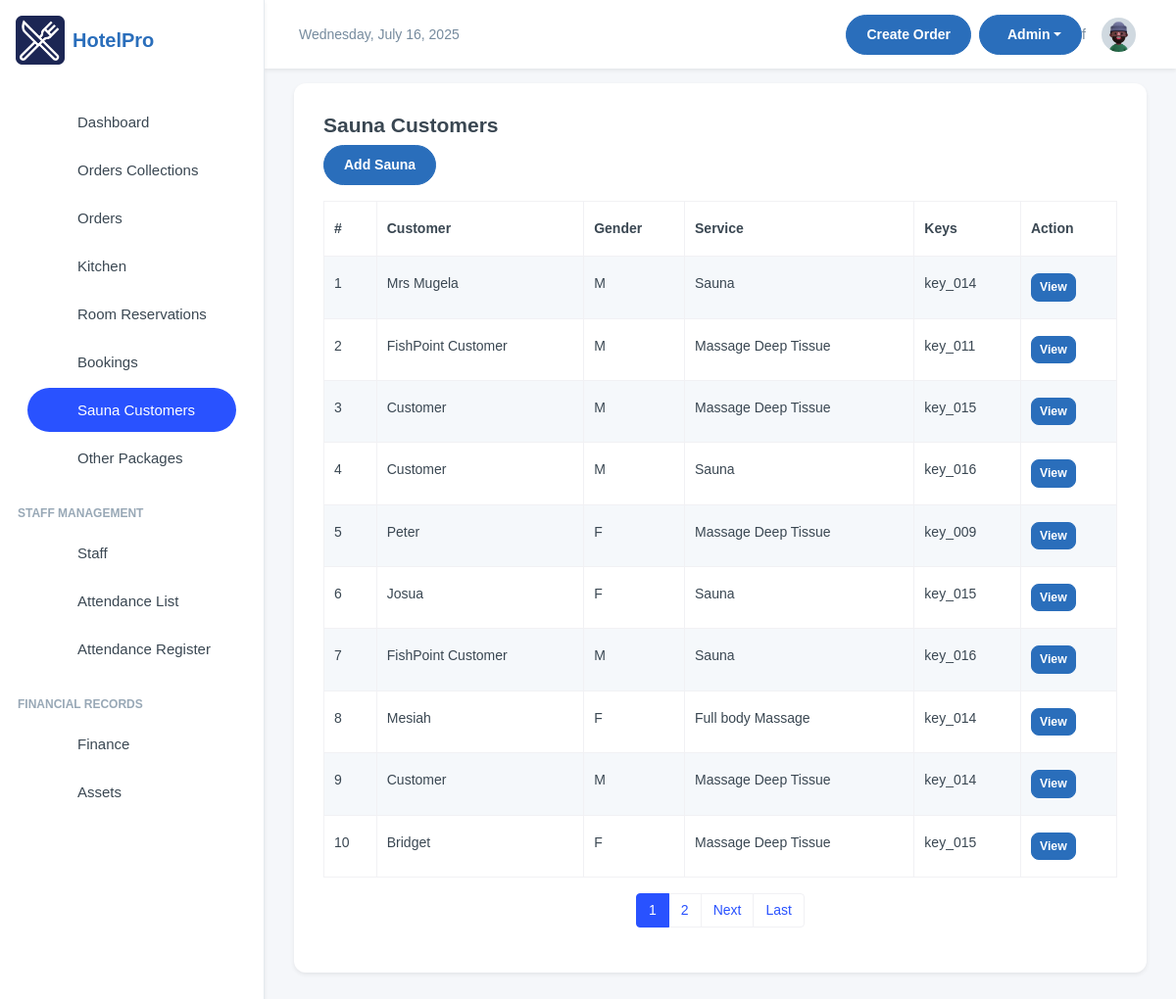
The app's page /room_bookings/sauna_customers/ (signed in) with its own data.
### room_bookings/models.py (models this page shows, shortened)
class SaunaUser(models.Model):
    KEY_CHOICES = [
        (f"key_{str(i).zfill(3)}", f"key_{str(i).zfill(3)}") for i in range(1, 17)
    ]
    GENDER_CHOICES = [
        ('M', 'Male'),
        ('F', 'Female'),
    ]
    PAY_MODE = (
        ("NO PAYMENT", "NO PAYMENT"),
        ("CASH", "CASH"),
        ("MOMO PAY", "MOMO PAY"),
        ("AIRTEL PAY", "AIRTEL PAY"),
        ("ON ACCOMMODATION", "ON ACCOMMODATION"),
    )
    random_id = models.CharField(max_length=6, unique=True, editable=False, default=generate_random_id)
    customer_name = models.CharField(max_length=100)
    gender = models.CharField(max_length=1, choices=GENDER_CHOICES)
    service = models.ForeignKey(Sauna_services, on_delete=models.CASCADE)
    keys = models.CharField(max_length=100, choices=KEY_CHOICES)
    price = models.IntegerField(blank=True, null=True, editable=False)
    payment_mode = models.CharField(
         max_length=20, choices=PAY_MODE, default="NO PAYMENT")
    transaction_id = models.CharField(
        blank=True, null=True, max_length=100, help_text="Transaction ID / Invoice Number")
    created_by = models.ForeignKey(
        User, on_delete=models.SET_NULL, null=True, blank=True)
    order_date = models.DateTimeField(auto_now_add=True, blank=True, null=True)

class Sauna_services(models.Model):
    name = models.CharField(max_length=100)
    description = models.CharField(max_length=100)
    price = models.IntegerField(blank=True, null=True)
    def __str__(self):
        return self.name

### room_bookings/views.py (the view)
# urls.py: path('sauna_customers/', sauna_customers, name='sauna_customers'),
@login_required(login_url='/user/login/')
def sauna_customers(request):
    sauna_list = SaunaUser.objects.all().select_related(
        'service', 'created_by').order_by('-order_date')
    paginator = Paginator(sauna_list, 10)
    page_number = request.GET.get('page')
    sauna_list = paginator.get_page(page_number)
    return render(request, "sauna_customers.html", {"sauna_list": sauna_list})

### room_bookings/templates/sauna_customers.html (shortened to what this page needs)
{% extends 'base.html' %}
{% block content %}
<div class="card">
    <div class="card-body">
        <div class="row">
            <h4 class="fw-semibold mb-2">Sauna Customers</h4>
            <div class="row">
                <div class="col-auto">
                    <a href="/room_bookings/sauna/" class="btn btn-primary">Add Sauna</a>
                </div>
            </div>
            <div class="container mt-3">
                <table class="table table-striped table-bordered">
                    <thead class="thead-dark">
                        <tr>
                            <th>#</th>
                            <th>Customer</th>
                            <th>Gender</th>
                            <th>Service</th>
                            <th>Keys</th>
                            <th>Action</th>
                        </tr>
                    </thead>
                    <tbody>
                        {% for saunacustomer in sauna_list %}
                        <tr>
                            <td>{{ forloop.counter }}</td>
                            <td>{{ saunacustomer.customer_name }} </td>
                            <td>{{ saunacustomer.gender}}</td>
                            <td>{{ saunacustomer.service }}</td>
                            <td>{{ saunacustomer.keys }}</td>
                            <td>
                                <a href="/room_bookings/get_sauna_customer/{{saunacustomer.id}}"  class="btn btn-primary btn-sm">
                                    View
                                </a>
                            </td>
                        </tr>
                        {% empty %}
                        <tr>
                            <td colspan="10" class="text-center">No customers available available</td>
                        </tr>
                        {% endfor %}
                    </tbody>
                </table>
                <nav aria-label="Page navigation">
                    <ul class="pagination justify-content-center">
                        {% for page_num in sauna_list.paginator.page_range %}
                            {% if page_num >= sauna_list.number|add:-2 and page_num <= sauna_list.number|add:2 %}
                            <li class="page-item {% if page_num == sauna_list.number %}active{% endif %}">
                                <a class="page-link" href="?page={{ page_num }}">{{ page_num }}</a>
                            </li>
                            {% elif page_num == 1 or page_num == sauna_list.paginator.num_pages %}
                            <li class="page-item">
                                <a class="page-link" href="?page={{ page_num }}">{{ page_num }}</a>
                            </li>
                            {% elif page_num == sauna_list.number|add:-3 or page_num == sauna_list.number|add:3 %}
                            <li class="page-item disabled"><span class="page-link">...</span></li>
                            {% endif %}
                        {% endfor %}
                        {% if sauna_list.has_next %}
                        <li class="page-item">
                            <a class="page-link" href="?page={{ sauna_list.next_page_number }}">Next</a>
                        </li>
                        <li class="page-item">
                            <a class="page-link" href="?page={{ sauna_list.paginator.num_pages }}">Last</a>
                        </li>
                        {% endif %}
                    </ul>
                </nav>
            </div>
        </div>
    </div>
</div>
{% endblock content %}

### templates/base.html (style rules this page uses)
:root { --primary-color: #2A6EBB; --secondary-color: #F8F9FA; --accent-color: #FFD700; --text-color: #333333; --success-color: #28a745; --danger-color: #dc3545; --warning-color: #ffc107; --info-color: #17a2b8; }
body { font-family: 'Poppins', sans-serif; background-color: #f5f7fa; }
.btn-primary { background-color: var(--primary-color); border-color: var(--primary-color); }
.card { border-radius: 0.75rem; border: none; box-shadow: 0 0.125rem 0.25rem rgba(0, 0, 0, 0.075); transition: transform 0.2s ease-in-out, box-shadow 0.2s ease-in-out; }

### records on screen
SaunaUser: customer_name "Mrs Mugela", gender "M", service "Sauna", keys "key_014"
SaunaUser: customer_name "FishPoint Customer", gender "M", service "Massage Deep Tissue", keys "key_011"
SaunaUser: customer_name "Customer", gender "M", service "Massage Deep Tissue", keys "key_015"
SaunaUser: customer_name "Customer", gender "M", service "Sauna", keys "key_016"
SaunaUser: customer_name "Peter", gender "F", service "Massage Deep Tissue", keys "key_009"
SaunaUser: customer_name "Josua", gender "F", service "Sauna", keys "key_015"
SaunaUser: customer_name "FishPoint Customer", gender "M", service "Sauna", keys "key_016"
SaunaUser: customer_name "Mesiah", gender "F", service "Full body Massage", keys "key_014"
SaunaUser: customer_name "Customer", gender "M", service "Massage Deep Tissue", keys "key_014"
SaunaUser: customer_name "Bridget", gender "F", service "Massage Deep Tissue", keys "key_015"

### other values on screen
{{ page_num }} "1" "2"
